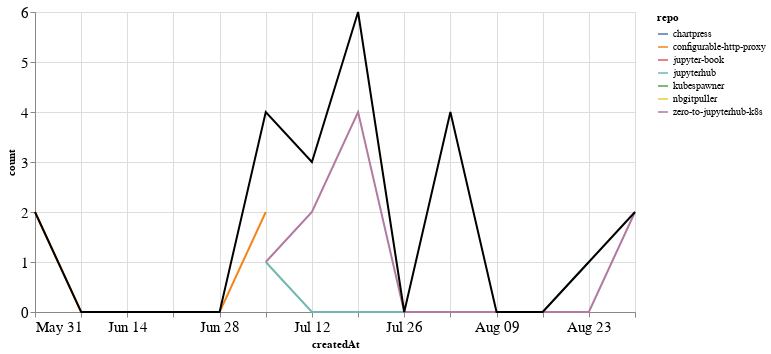

The code cell stored with this chart in its notebook:
### Markdown cell above
## PRs

### Code cell
prs_time = prs.groupby('repo').resample('W', on='createdAt').count()['author'].reset_index()
prs_time = prs_time.rename(columns={'author': 'count'})
prs_time_total = prs_time.groupby('createdAt').agg({"count": "sum"}).reset_index()

ch1 = alt.Chart(prs_time, width=600).mark_line().encode(
    x='createdAt',
    y='count',
    color='repo',
    tooltip="repo"
)

ch2 = alt.Chart(prs_time_total, width=600).mark_line(color="black").encode(
    x='createdAt',
    y='count',
)

ch1 + ch2

### Figure 1 — Vega-Lite specification as saved in the notebook (floating-point values rounded to 4 significant figures)
{"config": {"axisLeft": {"labelFontSize": 15}, "axisBottom": {"labelFontSize": 15}}, "layer": [{"data": {"name": "data-e2241a1c79af414af72ebefacb43d539"}, "mark": "line", "encoding": {"color": {"type": "nominal", "field": "repo"}, "tooltip": {"type": "nominal", "field": "repo"}, "x": {"type": "temporal", "field": "createdAt"}, "y": {"type": "quantitative", "field": "count"}}, "width": 600}, {"data": {"name": "data-dfd5b7960fe61d4b1fd09a842ccac661"}, "mark": {"type": "line", "color": "black"}, "encoding": {"x": {"type": "temporal", "field": "createdAt"}, "y": {"type": "quantitative", "field": "count"}}, "width": 600}], "$schema": "https://vega.github.io/schema/vega-lite/v4.8.1.json", "datasets": {"data-e2241a1c79af414af72ebefacb43d539": [{"repo": "chartpress", "createdAt": "2020-07-19T00:00:00", "count": 1}, {"repo": "configurable-http-proxy", "createdAt": "2020-05-31T00:00:00", "count": 2}, {"repo": "configurable-http-proxy", "createdAt": "2020-06-07T00:00:00", "count": 0}, {"repo": "configurable-http-proxy", "createdAt": "2020-06-14T00:00:00", "count": 0}, {"repo": "configurable-http-proxy", "createdAt": "2020-06-21T00:00:00", "count": 0}, {"repo": "configurable-http-proxy", "createdAt": "2020-06-28T00:00:00", "count": 0}, {"repo": "configurable-http-proxy", "createdAt": "2020-07-05T00:00:00", "count": 2}, {"repo": "jupyter-book", "createdAt": "2020-07-12T00:00:00", "count": 1}, {"repo": "jupyterhub", "createdAt": "2020-07-05T00:00:00", "count": 1}, {"repo": "jupyterhub", "createdAt": "2020-07-12T00:00:00", "count": 0}, {"repo": "jupyterhub", "createdAt": "2020-07-19T00:00:00", "count": 0}, {"repo": "jupyterhub", "createdAt": "2020-07-26T00:00:00", "count": 0}, {"repo": "jupyterhub", "createdAt": "2020-08-02T00:00:00", "count": 0}, {"repo": "jupyterhub", "createdAt": "2020-08-09T00:00:00", "count": 0}, {"repo": "jupyterhub", "createdAt": "2020-08-16T00:00:00", "count": 0}, {"repo": "jupyterhub", "createdAt": "2020-08-23T00:00:00", "count": 1}, {"repo": "kubespawner", "createdAt": "2020-07-19T00:00:00", "count": 1}, {"repo": "nbgitpuller", "createdAt": "2020-08-02T00:00:00", "count": 4}, {"repo": "zero-to-jupyterhub-k8s", "createdAt": "2020-07-05T00:00:00", "count": 1}, {"repo": "zero-to-jupyterhub-k8s", "createdAt": "2020-07-12T00:00:00", "count": 2}, {"repo": "zero-to-jupyterhub-k8s", "createdAt": "2020-07-19T00:00:00", "count": 4}, {"repo": "zero-to-jupyterhub-k8s", "createdAt": "2020-07-26T00:00:00", "count": 0}, {"repo": "zero-to-jupyterhub-k8s", "createdAt": "2020-08-02T00:00:00", "count": 0}, {"repo": "zero-to-jupyterhub-k8s", "createdAt": "2020-08-09T00:00:00", "count": 0}, {"repo": "zero-to-jupyterhub-k8s", "createdAt": "2020-08-16T00:00:00", "count": 0}, {"repo": "zero-to-jupyterhub-k8s", "createdAt": "2020-08-23T00:00:00", "count": 0}, {"repo": "zero-to-jupyterhub-k8s", "createdAt": "2020-08-30T00:00:00", "count": 2}], "data-dfd5b7960fe61d4b1fd09a842ccac661": [{"createdAt": "2020-05-31T00:00:00", "count": 2}, {"createdAt": "2020-06-07T00:00:00", "count": 0}, {"createdAt": "2020-06-14T00:00:00", "count": 0}, {"createdAt": "2020-06-21T00:00:00", "count": 0}, {"createdAt": "2020-06-28T00:00:00", "count": 0}, {"createdAt": "2020-07-05T00:00:00", "count": 4}, {"createdAt": "2020-07-12T00:00:00", "count": 3}, {"createdAt": "2020-07-19T00:00:00", "count": 6}, {"createdAt": "2020-07-26T00:00:00", "count": 0}, {"createdAt": "2020-08-02T00:00:00", "count": 4}, {"createdAt": "2020-08-09T00:00:00", "count": 0}, {"createdAt": "2020-08-16T00:00:00", "count": 0}, {"createdAt": "2020-08-23T00:00:00", "count": 1}, {"createdAt": "2020-08-30T00:00:00", "count": 2}]}}
